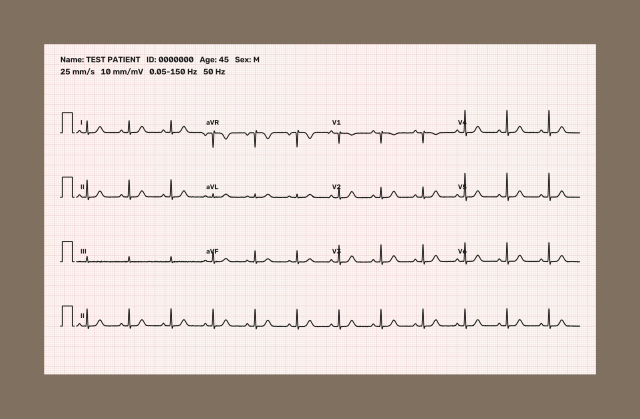
#> input picture tests/scanner/fixtures/capture_qc/clean_12.jpg, 1280 x 837 px (shown at 1/2 size)
$ python -i io.py   (imports and definitions only)
#> lines starting #> are read from the running program, lines starting #| are printed output that depends on the picture
#> further down, picture is the input picture: shape (837, 1280, 3); mean B, G, R 187.2, 193.3, 206.2
"""Image intake (TZ §5.1): the original stays untouched; the pipeline works on a copy.

``load_image`` hashes the bytes exactly as received, reads the EXIF orientation and
returns an upright BGR working copy. No enhancement of any kind is applied here
(TZ §10: no ML "document enhancement" on the original).
"""

from __future__ import annotations

import hashlib
import warnings
from dataclasses import dataclass
from pathlib import Path

import numpy as np


@dataclass
class ImageInput:
    original_sha256: str
    original_bytes: int
    mime_type: str | None
    exif_orientation: int | None
    width_px: int
    height_px: int
    bgr: np.ndarray             # upright working copy (EXIF orientation applied)


# [33 lines left out: functions _mime, exif_orientation, not called in this run]


class ImageRefused(ValueError):
    """An image the pipeline will not decode; ``code`` is its reject reason."""

    def __init__(self, code: str, message: str):
        super().__init__(message)
        self.code = code


# [55 lines left out: functions image_size, check_image, load_image, paper_level, not called in this run]


def flat_field(bgr: np.ndarray, *, target: float = 235.0) -> np.ndarray:
    """A copy with the illumination divided out (SD-062): the paper level — the brightest
    value within ~1 % of the frame's long side, smoothed — is scaled to ``target``. Grid,
    trace and their contrast keep their ratios; only light and shadow change. Applied to
    the working copy of a dark photo, never to the original (TZ §10)."""
#> called with target = 235
    import cv2

    g = cv2.cvtColor(bgr, cv2.COLOR_BGR2GRAY)
    k = max(3, int(0.01 * max(g.shape)) | 1)
#> k = 13
    illum = cv2.dilate(g, cv2.getStructuringElement(cv2.MORPH_RECT, (k, k))).astype(np.float32)
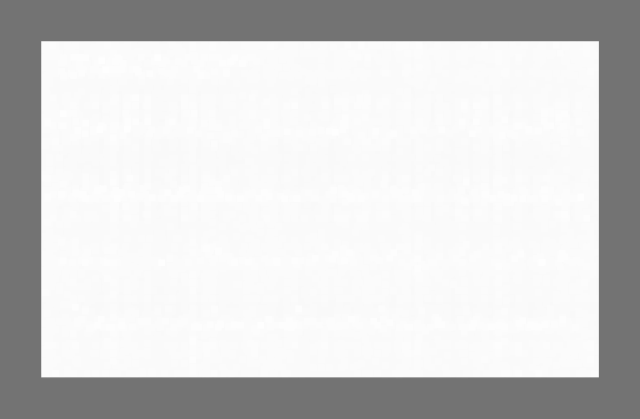
#> illum: shape (837, 1280) float32 (shown at 1/2 size); min 115, max 254, mean 210
    illum = cv2.GaussianBlur(illum, (0, 0), 1.3 * k)
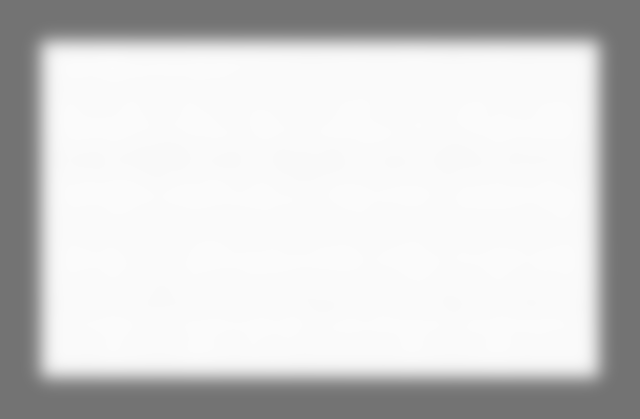
#> illum: shape (837, 1280) float32 (shown at 1/2 size); min 115, max 252, mean 210
    gain = target / np.maximum(illum, 1.0)
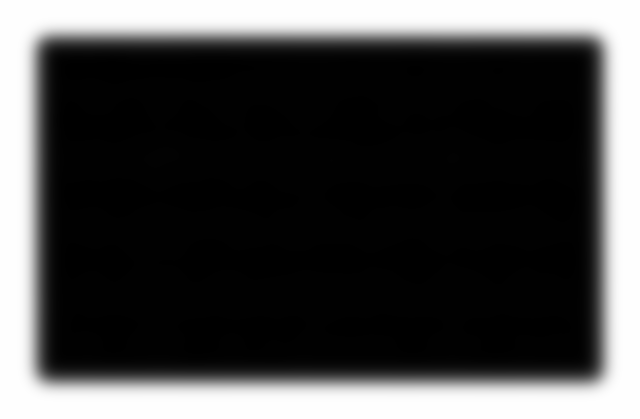
#> gain: shape (837, 1280) float32 (shown at 1/2 size); min 0.933, max 2.04, mean 1.24; drawn with min black and max white
    return np.clip(bgr.astype(np.float32) * gain[..., None], 0, 255).astype(np.uint8)
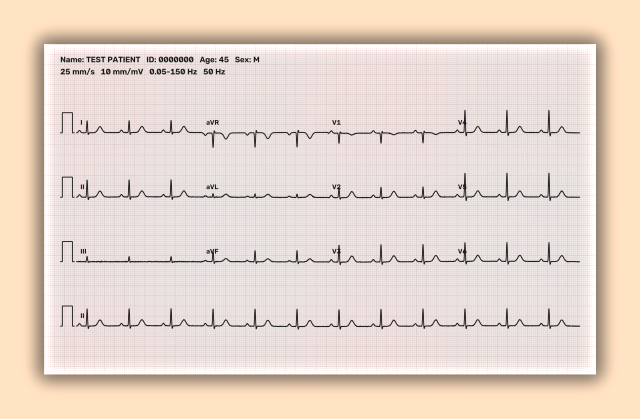
#> returned value: shape (837, 1280, 3) (shown at 1/2 size); mean of channels 0, 1, 2 205.2, 215.6, 231.2; drawn as B, G, R

>>> import cv2
>>> picture = cv2.imread('../../tests/scanner/fixtures/capture_qc/clean_12.jpg')
>>> result = flat_field(picture)

$ run again, on tests/scanner/fixtures/capture_qc/far_small_on_desk.jpg
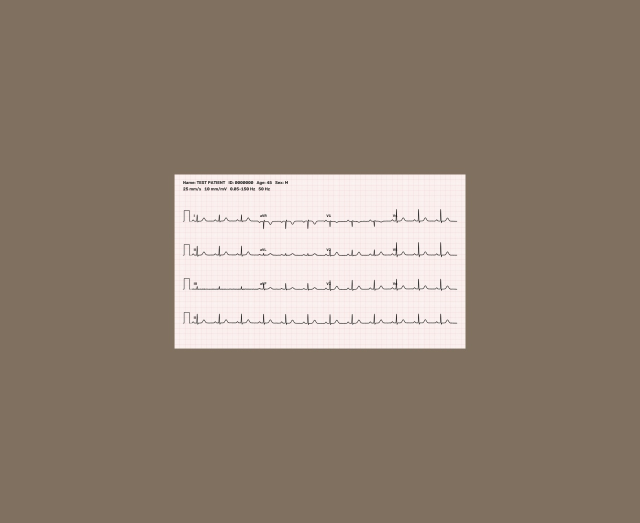
#> input picture tests/scanner/fixtures/capture_qc/far_small_on_desk.jpg, 1280 x 1046 px (shown at 1/2 size)
#> picture is the input picture: shape (1046, 1280, 3); mean B, G, R 116.3, 130.1, 145.4
#> in flat_field, `gain = target / np.maximum(illum, 1.0)`:
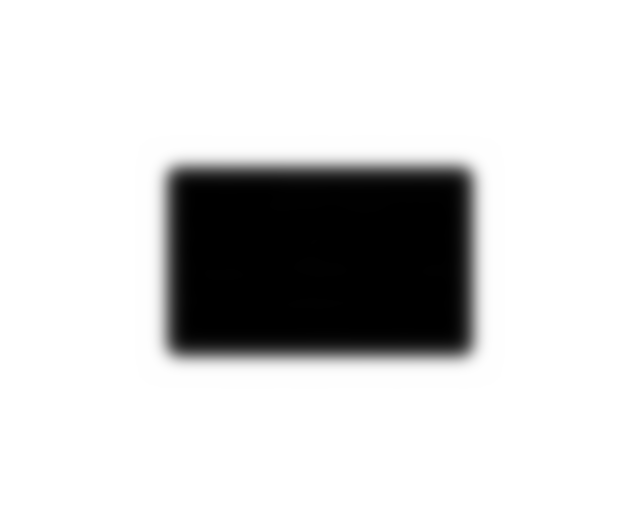
#> gain: shape (1046, 1280) float32 (shown at 1/2 size); min 0.94, max 2.04, mean 1.86; drawn with min black and max white
#> in flat_field, `return np.clip(bgr.astype(np.float32) * gain[..., None], 0, 255).astyp..`:
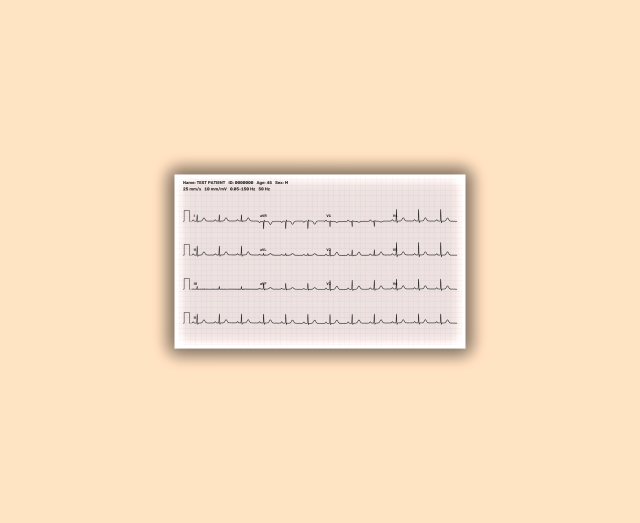
#> returned value: shape (1046, 1280, 3) (shown at 1/2 size); mean of channels 0, 1, 2 197.5, 224.5, 248.9; drawn as B, G, R
